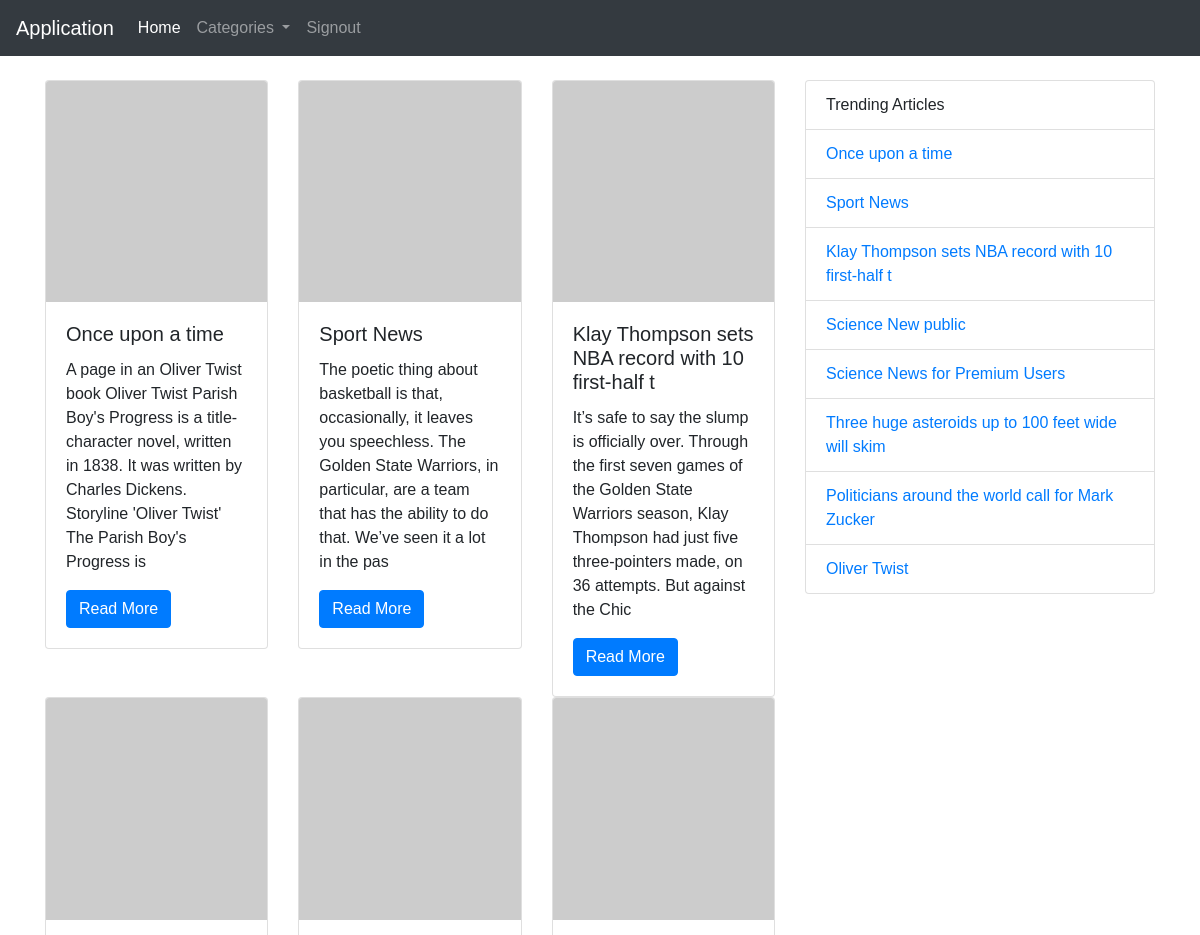
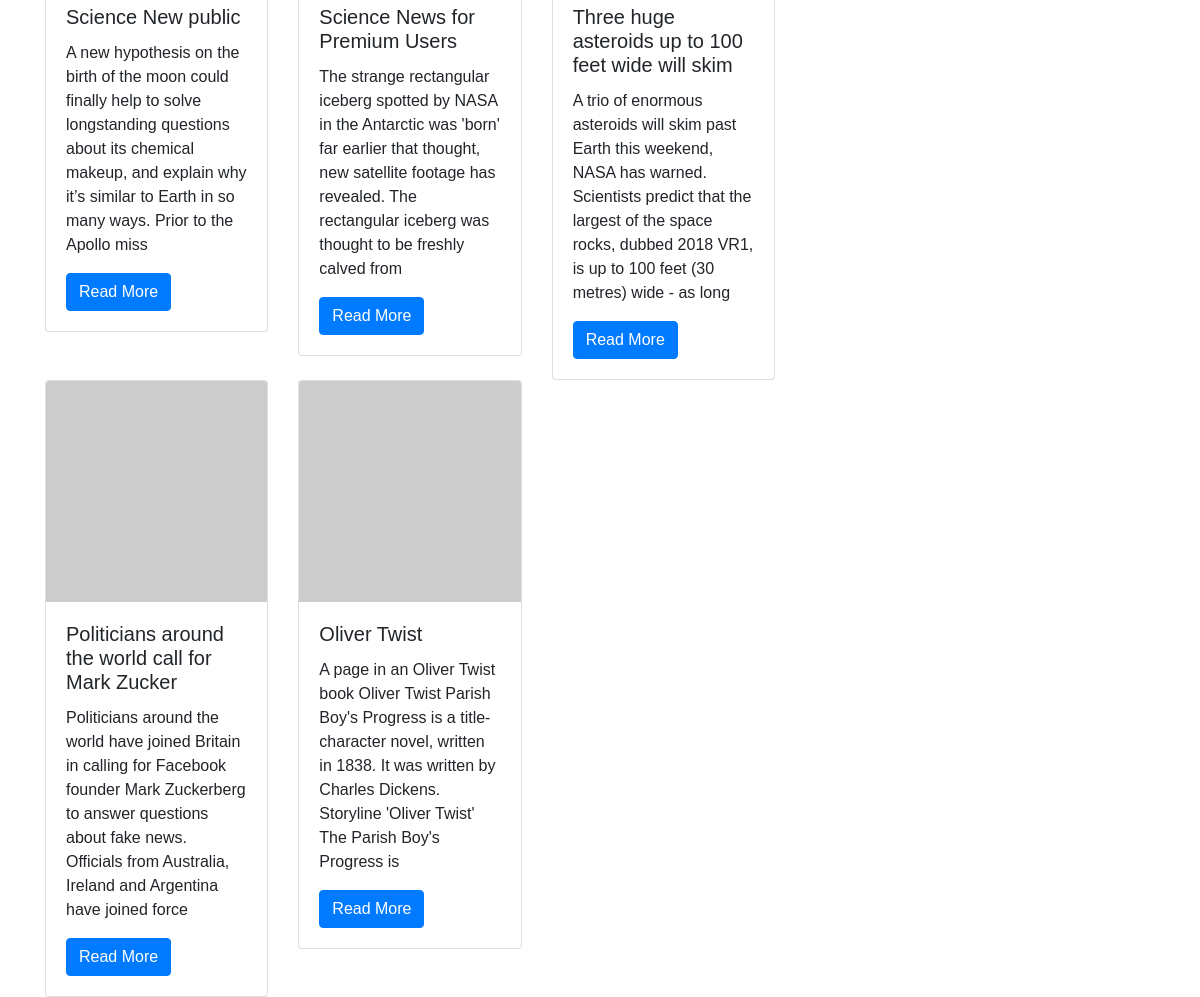
The app's page / (signed in) with its own data (2 pictures, top to bottom).
### news/models.py (models this page shows, shortened)
class News(models.Model):
    id = models.AutoField(primary_key=True)
    title = models.CharField(null=True, max_length = 50)
    content = models.CharField(max_length=5000)
    publish_date = models.DateTimeField('date published')
    views = models.IntegerField(default=0)
    likes = models.IntegerField(default=0)
    category = models.ForeignKey(Category, null=True, on_delete=models.SET_NULL)
    content_type = models.ForeignKey(ContentType, null=True, on_delete=models.SET_NULL)

### news/views.py (the view, shortened to what this page needs)
# urls.py: 2. Add a URL to urlpatterns:  path('', views.home, name='home')
def home(request):
    if request.user.is_authenticated:
        categories = CategoryService().getAll()
        news = NewsService().getAll()
        context = {
            "categories":categories,
            "news":getPreviewNews(news),
            "trend":getPreviewNews(news)
        }
        return render(request, 'dashboard.html', context)

### news/models.py (called while the page is built)
    def __str__(self):
        return self.name

### news/service/news_service.py (called while the page is built)
    def getAll(self):
        try:
            news = News.objects.all()
        except news.DoesNotExist:
            raise Http404("News does not exist")
        return news

    def getAll(self):
        try:
            categories = Category.objects.all()
        except categories.DoesNotExist:
            raise Http404("Category does not exist")
        return categories

### news/views.py (called while the page is built)
def getPreviewNews(news):
    for item in news:
        item.content = item.content[0:200]
    return news

### news/template/dashboard.html
{% extends "base.html" %}
{% block navbar %}
{% include "logged-nav.html" %}
{% endblock %}
{% block content %}
        <div class="row">
            <div class="col-md-8">
                <div class="row">
                    {% for item in news %}
                    <div class="col-md-4">
                        <div class="card">
                            <img class="card-img-top" src="https://via.placeholder.com/150" alt="Card image cap">
                            <div class="card-body">
                            <h5 class="card-title">{{item.title}}</h5>
                            <p class="card-text">{{item.content}}</p>
                            <a href="{% url 'news-detail' item.id%}" class="btn btn-primary">Read More</a>
                            </div>
                        </div>
                    </div>
                    {% endfor %}
                </div>
            </div>
            <div class="col-md-4">
                <ul class="list-group">
                    <li class="list-group-item">Trending Articles</li>
                    {% for item in trend %}
                    <li class="list-group-item"><a href="{% url 'news-detail' item.id%} ">{{item.title}}</a></li>
                    {% endfor %}
                </ul>
            </div>
        </div>
{% endblock %}

### news/static/css/news.css (style rules this page uses)
body { margin: 0; padding: 0; font-family: sans-serif; }

### records on screen
News: title "Once upon a time", content "A page in an Oliver Twist book Oliver Twist Parish Boy's Progress is a title-character novel, written in 1838. It was written by Charles Dickens. Storyline 'Oliver Twist' The Parish Boy's Progress is"
News: title "Sport News", content "The poetic thing about basketball is that, occasionally, it leaves you speechless. The Golden State Warriors, in particular, are a team that has the ability to do that. We’ve seen it a lot in the pas"
News: title "Klay Thompson sets NBA record with 10 first-half t", content "It’s safe to say the slump is officially over. Through the first seven games of the Golden State Warriors season, Klay Thompson had just five three-pointers made, on 36 attempts. But against the Chic"
News: title "Science New public", content "A new hypothesis on the birth of the moon could finally help to solve longstanding questions about its chemical makeup, and explain why it’s similar to Earth in so many ways. Prior to the Apollo miss"
News: title "Science News for Premium Users", content "The strange rectangular iceberg spotted by NASA in the Antarctic was 'born' far earlier that thought, new satellite footage has revealed. The rectangular iceberg was thought to be freshly calved from"
News: title "Three huge asteroids up to 100 feet wide will skim", content "A trio of enormous asteroids will skim past Earth this weekend, NASA has warned. Scientists predict that the largest of the space rocks, dubbed 2018 VR1, is up to 100 feet (30 metres) wide - as long"
News: title "Politicians around the world call for Mark Zucker", content "Politicians around the world have joined Britain in calling for Facebook founder Mark Zuckerberg to answer questions about fake news. Officials from Australia, Ireland and Argentina have joined force"
News: title "Oliver Twist", content "A page in an Oliver Twist book Oliver Twist Parish Boy's Progress is a title-character novel, written in 1838. It was written by Charles Dickens. Storyline 'Oliver Twist' The Parish Boy's Progress is"
